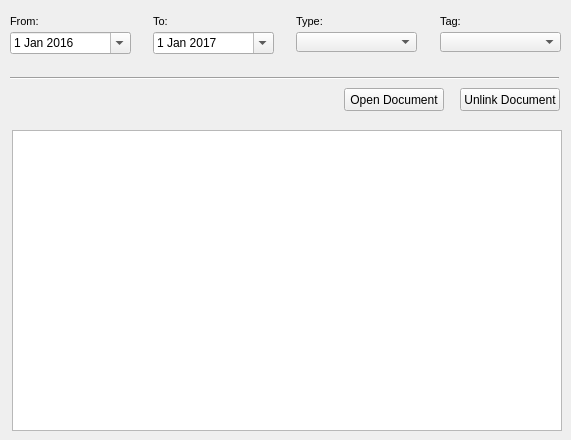
    <widget class="QWidget" name="tab_18">
     <attribute name="title">
      <string>Document</string>
     </attribute>
     <widget class="Line" name="line_6">
      <property name="geometry">
       <rect>
        <x>10</x>
        <y>70</y>
        <width>549</width>
        <height>16</height>
       </rect>
      </property>
      <property name="orientation">
       <enum>Qt::Horizontal</enum>
      </property>
     </widget>
     <widget class="QTableView" name="tbl_document">
      <property name="geometry">
       <rect>
        <x>12</x>
        <y>130</y>
        <width>550</width>
        <height>301</height>
       </rect>
      </property>
      <property name="sortingEnabled">
       <bool>true</bool>
      </property>
     </widget>
     <widget class="QLabel" name="label_doc_tag">
      <property name="geometry">
       <rect>
        <x>440</x>
        <y>10</y>
        <width>91</width>
        <height>22</height>
       </rect>
      </property>
      <property name="font">
       <font>
        <pointsize>8</pointsize>
       </font>
      </property>
      <property name="frameShape">
       <enum>QFrame::NoFrame</enum>
      </property>
      <property name="frameShadow">
       <enum>QFrame::Raised</enum>
      </property>
      <property name="text">
       <string>Tag:</string>
      </property>
      <property name="textFormat">
       <enum>Qt::AutoText</enum>
      </property>
      <property name="scaledContents">
       <bool>false</bool>
      </property>
      <property name="margin">
       <number>3</number>
      </property>
     </widget>
     <widget class="QLabel" name="label_doc_type">
      <property name="geometry">
       <rect>
        <x>296</x>
        <y>10</y>
        <width>61</width>
        <height>22</height>
       </rect>
      </property>
      <property name="font">
       <font>
        <pointsize>8</pointsize>
       </font>
      </property>
      <property name="layoutDirection">
       <enum>Qt::LeftToRight</enum>
      </property>
      <property name="frameShape">
       <enum>QFrame::NoFrame</enum>
      </property>
      <property name="frameShadow">
       <enum>QFrame::Raised</enum>
      </property>
      <property name="text">
       <string>Type:</string>
      </property>
      <property name="textFormat">
       <enum>Qt::AutoText</enum>
      </property>
      <property name="scaledContents">
       <bool>false</bool>
      </property>
      <property name="margin">
       <number>3</number>
      </property>
     </widget>
     <widget class="QComboBox" name="doc_tag">
      <property name="geometry">
       <rect>
        <x>440</x>
        <y>32</y>
        <width>121</width>
        <height>20</height>
       </rect>
      </property>
     </widget>
     <widget class="QLabel" name="label_doc_to">
      <property name="geometry">
       <rect>
        <x>153</x>
        <y>10</y>
        <width>31</width>
        <height>22</height>
       </rect>
      </property>
      <property name="font">
       <font>
        <pointsize>8</pointsize>
       </font>
      </property>
      <property name="frameShape">
       <enum>QFrame::NoFrame</enum>
      </property>
      <property name="frameShadow">
       <enum>QFrame::Raised</enum>
      </property>
      <property name="text">
       <string>To:</string>
      </property>
      <property name="textFormat">
       <enum>Qt::AutoText</enum>
      </property>
      <property name="scaledContents">
       <bool>false</bool>
      </property>
      <property name="margin">
       <number>3</number>
      </property>
     </widget>
     <widget class="QLabel" name="label_doc_from">
      <property name="geometry">
       <rect>
        <x>10</x>
        <y>10</y>
        <width>90</width>
        <height>22</height>
       </rect>
      </property>
      <property name="font">
       <font>
        <pointsize>8</pointsize>
       </font>
      </property>
      <property name="frameShape">
       <enum>QFrame::NoFrame</enum>
      </property>
      <property name="frameShadow">
       <enum>QFrame::Plain</enum>
      </property>
      <property name="text">
       <string>From:</string>
      </property>
      <property name="textFormat">
       <enum>Qt::AutoText</enum>
      </property>
      <property name="scaledContents">
       <bool>false</bool>
      </property>
      <property name="alignment">
       <set>Qt::AlignLeading|Qt::AlignLeft|Qt::AlignVCenter</set>
      </property>
      <property name="margin">
       <number>3</number>
      </property>
     </widget>
     <widget class="QDateEdit" name="date_document_to">
      <property name="geometry">
       <rect>
        <x>153</x>
        <y>32</y>
        <width>121</width>
        <height>22</height>
       </rect>
      </property>
      <property name="date">
       <date>
        <year>2017</year>
        <month>1</month>
        <day>1</day>
       </date>
      </property>
      <property name="calendarPopup">
       <bool>true</bool>
      </property>
     </widget>
     <widget class="QComboBox" name="doc_type">
      <property name="geometry">
       <rect>
        <x>296</x>
        <y>32</y>
        <width>121</width>
        <height>20</height>
       </rect>
      </property>
     </widget>
     <widget class="QDateEdit" name="date_document_from">
      <property name="geometry">
       <rect>
        <x>10</x>
        <y>32</y>
        <width>121</width>
        <height>22</height>
       </rect>
      </property>
      <property name="date">
       <date>
        <year>2016</year>
        <month>1</month>
        <day>1</day>
       </date>
      </property>
      <property name="calendarPopup">
       <bool>true</bool>
      </property>
     </widget>
     <widget class="QPushButton" name="btn_doc_delete">
      <property name="geometry">
       <rect>
        <x>460</x>
        <y>88</y>
        <width>100</width>
        <height>23</height>
       </rect>
      </property>
      <property name="text">
       <string>Unlink Document</string>
      </property>
     </widget>
     <widget class="QPushButton" name="btn_open_path">
      <property name="geometry">
       <rect>
        <x>344</x>
        <y>88</y>
        <width>100</width>
        <height>23</height>
       </rect>
      </property>
      <property name="text">
       <string>Open Document</string>
      </property>
     </widget>
    </widget>
